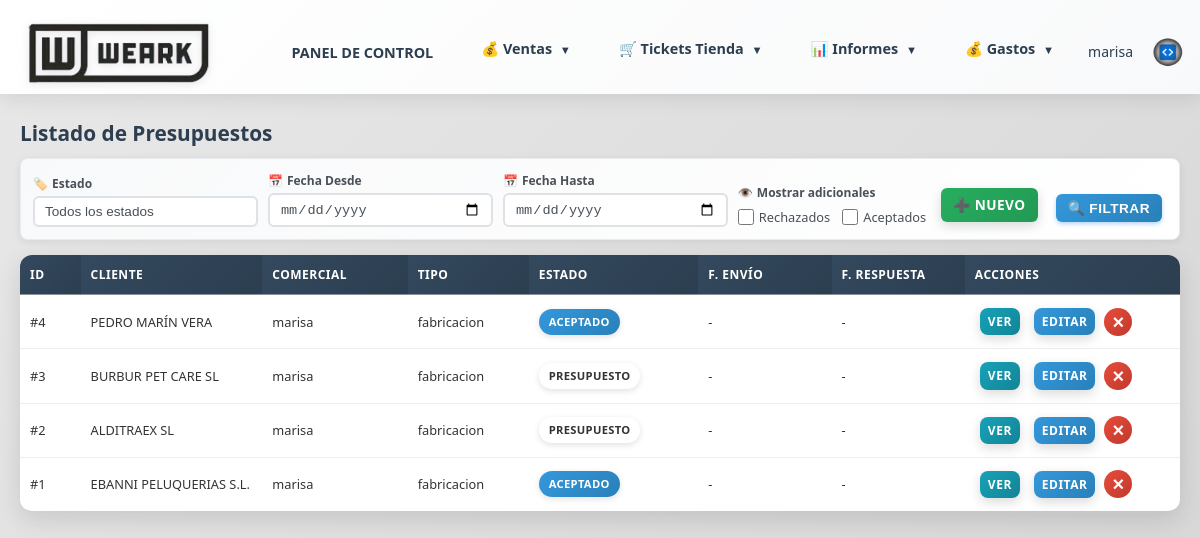
Page /presupuestos (signed in) on the earlier database version.
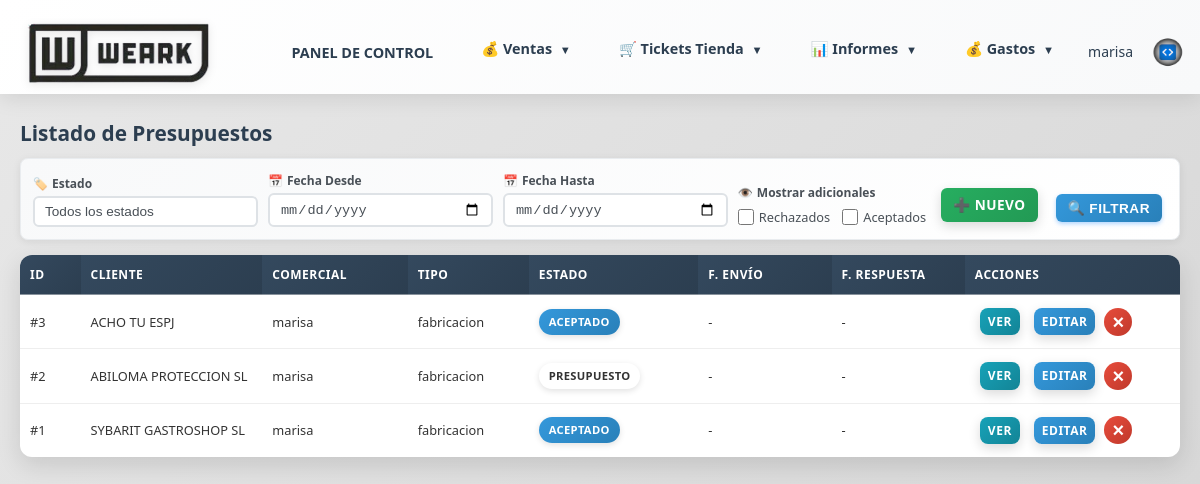
Same page on the later database version.
### models.py (models this page shows, shortened)
class Presupuesto(db.Model):
    __tablename__ = 'presupuestos'
    id = db.Column(db.Integer, primary_key=True)
    comercial_id = db.Column(db.Integer, db.ForeignKey('comerciales.id'), nullable=False)
    cliente_id = db.Column(db.Integer, db.ForeignKey('clientes.id'), nullable=False)
    tipo_pedido = db.Column(db.String(50), nullable=False)  # confeccion, bordado, serigrafia, sublimacion, varios
    estado = db.Column(db.String(50), nullable=False, default='presupuesto')  # presupuesto, aceptado, diseño, diseño finalizado, en preparacion, todo listo, enviado, entregado al cliente, pedido rechazado
    forma_pago = db.Column(db.Text)
    imagen_diseno = db.Column(db.String(255))
    imagen_portada = db.Column(db.String(255))  # Imagen de portada (primera página)
    imagen_adicional_1 = db.Column(db.String(255))  # Imagen adicional 1 (segunda página)
    descripcion_imagen_1 = db.Column(db.Text)  # Descripción de imagen adicional 1
    imagen_adicional_2 = db.Column(db.String(255))  # Imagen adicional 2 (segunda página)
    descripcion_imagen_2 = db.Column(db.Text)  # Descripción de imagen adicional 2
    imagen_adicional_3 = db.Column(db.String(255))  # Imagen adicional 3 (segunda página)
    descripcion_imagen_3 = db.Column(db.Text)  # Descripción de imagen adicional 3
    imagen_adicional_4 = db.Column(db.String(255))  # Imagen adicional 4 (segunda página)
    descripcion_imagen_4 = db.Column(db.Text)  # Descripción de imagen adicional 4
    imagen_adicional_5 = db.Column(db.String(255))  # Imagen adicional 5 (segunda página)
    descripcion_imagen_5 = db.Column(db.Text)  # Descripción de imagen adicional 5
    seguimiento = db.Column(db.Text)
    fecha_presupuesto = db.Column(db.Date)  # Fecha cuando se marcó como presupuesto (usa fecha_creacion si no existe)
    fecha_aceptado = db.Column(db.Date)  # Fecha cuando se aceptó
    fecha_diseno = db.Column(db.Date)  # Fecha cuando se marcó como diseño
    fecha_diseno_finalizado = db.Column(db.Date)  # Fecha cuando se finalizó el diseño
    fecha_en_preparacion = db.Column(db.Date)  # Fecha cuando se marcó como en preparación
    fecha_todo_listo = db.Column(db.Date)  # Fecha cuando se marcó como todo listo
    fecha_enviado = db.Column(db.Date)  # Fecha cuando se envió
    fecha_entregado_cliente = db.Column(db.Date)  # Fecha cuando se entregó al cliente
    fecha_rechazado = db.Column(db.Date)  # Fecha cuando se rechazó
    fecha_aceptacion = db.Column(db.Date)  # Alias de fecha_aceptado para compatibilidad
    fecha_objetivo = db.Column(db.Date)  # Fecha objetivo de entrega
    fecha_entrega_trabajo = db.Column(db.Date)
    fecha_envio_taller = db.Column(db.Date)
    fecha_entrega_bordados = db.Column(db.Date)
    fecha_entrega_cliente = db.Column(db.Date)
    fecha_pendiente_enviar = db.Column(db.Date)  # Deprecated: usar fecha_presupuesto
    fecha_envio = db.Column(db.Date)  # Deprecated: usar fecha_enviado
    fecha_respuesta = db.Column(db.Date)  # Deprecated: usar fecha_aceptado o fecha_rechazado
    fecha_creacion = db.Column(db.DateTime, default=datetime.utcnow)
    lineas = db.relationship('LineaPresupuesto', backref='presupuesto', lazy=True, cascade='all, delete-orphan')

class Cliente(db.Model, UserMixin):
    __tablename__ = 'clientes'
    id = db.Column(db.Integer, primary_key=True)
    nombre = db.Column(db.String(200), nullable=False)
    alias = db.Column(db.String(200))  # Alias o nombre alternativo
    nif = db.Column(db.String(20))  # NIF/CIF del cliente
    direccion = db.Column(db.Text)
    poblacion = db.Column(db.String(100))  # Población
    provincia = db.Column(db.String(100))  # Provincia
    codigo_postal = db.Column(db.String(10))  # Código Postal
    pais = db.Column(db.String(100), default='España')  # País
    telefono = db.Column(db.String(50))  # Teléfono fijo
    movil = db.Column(db.String(50))  # Teléfono móvil
    email = db.Column(db.String(100))
    categoria = db.Column(db.String(50))  # Categoría: hosteleria, clinica, colegio, emerita, carnaval, transporte, varios
    personas_contacto = db.Column(db.Text)  # Personas de contacto
    anotaciones = db.Column(db.Text)  # Anotaciones adicionales
    usuario_web = db.Column(db.String(80), unique=True, nullable=True)  # Usuario para acceso web
    password_hash = db.Column(db.String(255), nullable=True)  # Contraseña hash
    fecha_creacion = db.Column(db.DateTime, default=datetime.utcnow)
    fecha_alta = db.Column(db.Date)  # Fecha de alta del cliente
    ultimo_acceso = db.Column(db.DateTime)
    comercial_id = db.Column(db.Integer, db.ForeignKey('comerciales.id'), nullable=True)
    comercial = db.relationship('Comercial', backref='clientes_asignados', lazy=True)
    pedidos = db.relationship('Pedido', backref='cliente', lazy=True)
    presupuestos = db.relationship('Presupuesto', backref='cliente', lazy=True)

class Usuario(db.Model, UserMixin):
    __tablename__ = 'usuarios'
    id = db.Column(db.Integer, primary_key=True)
    usuario = db.Column(db.String(80), nullable=False, unique=True)
    password_hash = db.Column(db.String(255), nullable=False)
    correo = db.Column(db.String(100), nullable=False)
    telefono = db.Column(db.String(50))
    rol = db.Column(db.String(50), nullable=False)  # comercial, administracion, supervisor, usuario
    fecha_creacion = db.Column(db.DateTime, default=datetime.utcnow)
    ultimo_acceso = db.Column(db.DateTime)
    activo = db.Column(db.Boolean, default=True, nullable=False)
    def is_supervisor(self):
        return self.rol == 'supervisor'

### routes/presupuestos.py (the view)
@presupuestos_bp.route('/presupuestos')
@login_required
def listado_presupuestos():
    query = Presupuesto.query
    mostrar_rechazados = request.args.get('mostrar_rechazados', '') == 'on'
    mostrar_aceptados = request.args.get('mostrar_aceptados', '') == 'on'
    estado_filtro = request.args.get('estado', '')
    if estado_filtro:
        query = query.filter(Presupuesto.estado == estado_filtro)
    else:
        estados_a_excluir = []
        if not mostrar_rechazados:
            estados_a_excluir.append('Rechazado')
        if not mostrar_aceptados:
            estados_a_excluir.append('Aceptado')
        if estados_a_excluir:
            query = query.filter(~Presupuesto.estado.in_(estados_a_excluir))
    fecha_desde = request.args.get('fecha_desde', '')
    if fecha_desde:
        try:
            fecha_desde_obj = datetime.strptime(fecha_desde, '%Y-%m-%d').date()
            query = query.filter(Presupuesto.fecha_creacion >= datetime.combine(fecha_desde_obj, datetime.min.time()))
        except ValueError:
            pass
    fecha_hasta = request.args.get('fecha_hasta', '')
    if fecha_hasta:
        try:
            fecha_hasta_obj = datetime.strptime(fecha_hasta, '%Y-%m-%d').date()
            query = query.filter(Presupuesto.fecha_creacion <= datetime.combine(fecha_hasta_obj, datetime.max.time()))
        except ValueError:
            pass
    presupuestos = query.order_by(Presupuesto.id.desc()).all()
    estados = db.session.query(Presupuesto.estado).distinct().all()
    estados_list = [estado[0] for estado in estados if estado[0]]
    return render_template('listado_presupuestos.html',
                         presupuestos=presupuestos,
                         estados=estados_list,
                         estado_filtro=estado_filtro,
                         fecha_desde=fecha_desde,
                         fecha_hasta=fecha_hasta,
                         mostrar_rechazados=mostrar_rechazados,
                         mostrar_aceptados=mostrar_aceptados)

### app.py (called while the page is built)
@login_manager.user_loader
def load_user(user_id):
    from models import Usuario, Cliente
    if user_id.startswith('cliente_'):
        cliente_id = int(user_id.replace('cliente_', ''))
        cliente = Cliente.query.get(cliente_id)
        if cliente and cliente.tiene_acceso_web():
            return cliente
        return None
    else:
        return Usuario.query.get(int(user_id))

### models.py (called while the page is built)
    @property
    def nombre(self):
        if self.usuario:
            return self.usuario.usuario
        return self._nombre or ''

### templates/listado_presupuestos.html (shortened to what the changed rows need)
{% extends "base.html" %}
{% block content %}
<h2 style="margin: 0 0 8px 0; padding-bottom: 0; font-size: 1.3rem;">Listado de Presupuestos</h2>
{% if presupuestos %}
<table class="table-compact">
    <thead>
        <tr>
            <th style="width: 50px;">ID</th>
            <th style="width: 150px;">Cliente</th>
            <th style="width: 120px;">Comercial</th>
            <th style="width: 100px;">Tipo</th>
            <th style="width: 140px;">Estado</th>
            <th style="width: 110px;">F. Envío</th>
            <th style="width: 110px;">F. Respuesta</th>
            <th style="width: 140px;">Acciones</th>
        </tr>
    </thead>
    <tbody>
        {% for presupuesto in presupuestos %}
        <tr>
            <td>#{{ presupuesto.id }}</td>
            <td style="max-width: 150px; overflow: hidden; text-overflow: ellipsis; white-space: nowrap;" title="{{ presupuesto.cliente.nombre if presupuesto.cliente else 'N/A' }}">{{ presupuesto.cliente.nombre if presupuesto.cliente else 'N/A' }}</td>
            <td style="max-width: 120px; overflow: hidden; text-overflow: ellipsis; white-space: nowrap;" title="{{ presupuesto.comercial.nombre if presupuesto.comercial else 'N/A' }}">{{ presupuesto.comercial.nombre if presupuesto.comercial else 'N/A' }}</td>
            <td>{{ presupuesto.tipo_pedido }}</td>
            <td>
                <span class="badge badge-estado-{{ presupuesto.estado.lower()|replace(' ', '-')|replace('ó', 'o')|replace('í', 'i')|replace('é', 'e')|replace('de', 'de') }}">
                    {{ presupuesto.estado }}
                </span>
            </td>
            <td>
                {% if presupuesto.fecha_envio %}
                    {{ presupuesto.fecha_envio.strftime('%d/%m/%Y') }}
                {% else %}
                    -
                {% endif %}
            </td>
            <td>
                {% if presupuesto.fecha_respuesta %}
                    {{ presupuesto.fecha_respuesta.strftime('%d/%m/%Y') }}
                {% else %}
                    -
                {% endif %}
            </td>
            <td>
                <div style="display: flex; gap: 4px; align-items: center; flex-wrap: nowrap;">
                    <a href="{{ url_for('presupuestos.ver_presupuesto', presupuesto_id=presupuesto.id) }}" class="btn btn-info" style="padding: 4px 8px; font-size: 0.75rem;">Ver</a>
                    <a href="{{ url_for('presupuestos.editar_presupuesto', presupuesto_id=presupuesto.id) }}" class="btn btn-primary" style="padding: 4px 8px; font-size: 0.75rem;">Editar</a>
                    <form method="POST" action="{{ url_for('presupuestos.eliminar_presupuesto', presupuesto_id=presupuesto.id) }}" style="display: inline;" onsubmit="return confirm('¿Estás seguro de que deseas eliminar el presupuesto #{{ presupuesto.id }}? Esta acción no se puede deshacer.');">
                        <button type="submit" class="btn-eliminar-lista" title="Eliminar presupuesto">×</button>
                    </form>
                </div>
            </td>
        </tr>
        {% endfor %}
    </tbody>
</table>
{% else %}
<p>No hay presupuestos registrados. <a href="{{ url_for('presupuestos.nuevo_presupuesto') }}">Crear primer presupuesto</a></p>
{% endif %}
{% endblock %}

Differences in the rows shown:
removed Presupuesto: id "4", cliente "PEDRO MARÍN VERA", comercial "marisa", tipo_pedido "fabricacion", estado "ACEPTADO"
changed Presupuesto id 3: cliente "BURBUR PET CARE SL" → "ACHO TU ESPJ"; estado "PRESUPUESTO" → "ACEPTADO"
changed Presupuesto "PRESUPUESTO": cliente "ALDITRAEX SL" → "ABILOMA PROTECCION SL"
changed Presupuesto id 1: cliente "EBANNI PELUQUERIAS S.L." → "SYBARIT GASTROSHOP SL"
